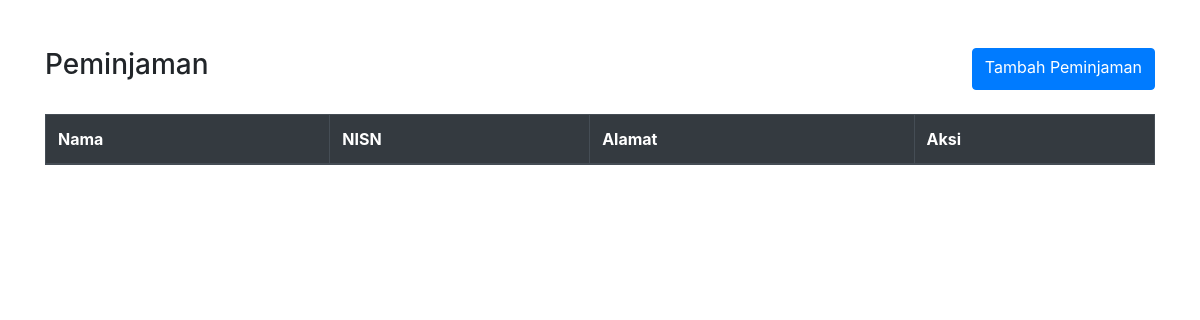
Page /page/peminjaman/index.php on the earlier database version.
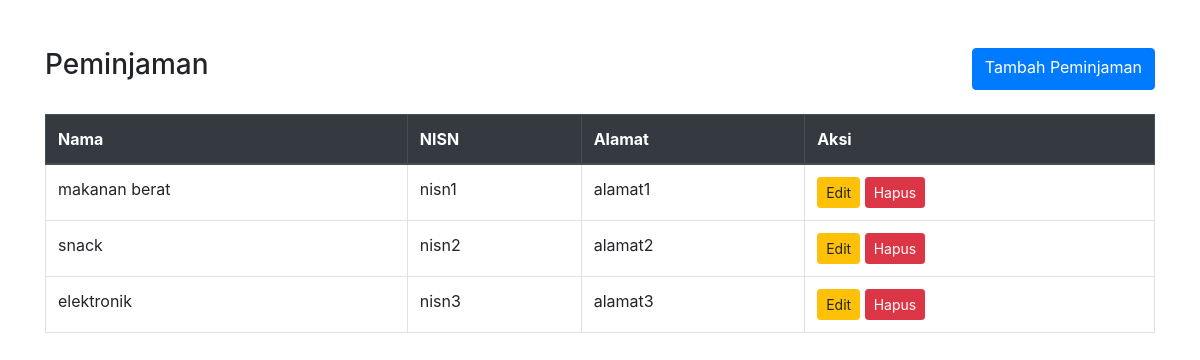
Same page on the later database version.
### tables this page shows
CREATE TABLE `peminjaman` (
  `id_peminjaman` int(15) NOT NULL AUTO_INCREMENT,
  `nama` varchar(50) NOT NULL,
  `nisn` varchar(15) NOT NULL,
  `alamat` varchar(100) NOT NULL,
  PRIMARY KEY (`id_peminjaman`)
);

### database/class/peminjaman.php (called while the page is built, shortened)
<?php
class peminjaman
{
    private $db;
    private static $instance = null;
    public function __construct($db_conn)
    {
        $this->db = $db_conn;
    }
    public static function getInstance($pdo)
    {
        if (self::$instance == null) {
            self::$instance = new peminjaman($pdo);
        }
        return self::$instance;
    }
    public function getAll()
    {
        try {
            $stmt = $this->db->prepare("SELECT * FROM peminjaman");
            $stmt->execute();
            $data = $stmt->fetchAll(PDO::FETCH_ASSOC);
            return $data;
        } catch (PDOException $e) {
            error_log($e->getMessage());
            return false;
        }
    }
}
?>

### page/peminjaman/index.php (the view, shortened to what this page needs)
<!DOCTYPE html>
<html lang="en">
<head>
    <link href="https://maxcdn.bootstrapcdn.com/bootstrap/4.5.2/css/bootstrap.min.css" rel="stylesheet">
</head>
<body>
    <div class="container mt-5">
        <div class="d-flex justify-content-between mb-4">
            <h3>Peminjaman</h3>
            <a href="add.php?page=peminjaman&act=tambah" class="btn btn-primary">Tambah Peminjaman</a>
        </div>
        <div>
            <table class="table table-bordered">
                <thead class="thead-dark">
                <tr>
                        <th>Nama</th>
                        <th>NISN</th>
                        <th>Alamat</th>
                        <th>Aksi</th>
                    </tr>
                </thead>
                <tbody>
                <?php
                        include("../../database/class/peminjaman.php");
                        $pdo = koneksi::connect();
                        $peminjaman = peminjaman::getInstance($pdo);
                        $dataPeminjaman = $peminjaman->getAll();
                        foreach ($dataPeminjaman as $row) {
                        ?>
                        <tr>
                            <td><?php echo htmlspecialchars($row['nama']); ?></td>
                            <td><?php echo htmlspecialchars($row['nisn']); ?></td>
                            <td><?php echo htmlspecialchars($row['alamat']); ?></td>
                            <td>
                            <a href="edit.php?page=peminjaman&act=edit&id_peminjaman=<?php echo urlencode($row['id_peminjaman']); ?>" class="btn btn-warning btn-sm">
                            <i class="fas fa-edit"></i> Edit
                        </a>
                                <a href="hapus.php?page=peminjaman&act=hapus&id_peminjaman=<?php echo $row['id_peminjaman'] ?>" class="btn btn-danger btn-sm" onclick="return confirm('Apakah anda ingin menghapus data ini?')">
                                <i class="fas fa-trash"></i> Hapus
                             </a>
                            </td>
                        </tr>
                    <?php
                    }
                    ?>
                </tbody>
            </table>
        </div>
    </div>
</body>
</html>

Differences in the rows shown:
added peminjaman: nama "makanan berat", nisn "nisn1", alamat "alamat1"
added peminjaman: nama "snack", nisn "nisn2", alamat "alamat2"
added peminjaman: nama "elektronik", nisn "nisn3", alamat "alamat3"
